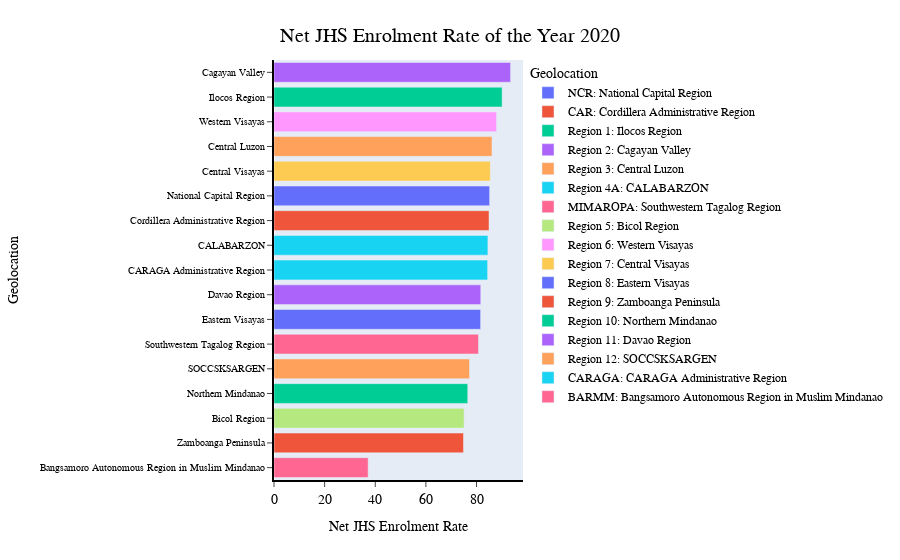
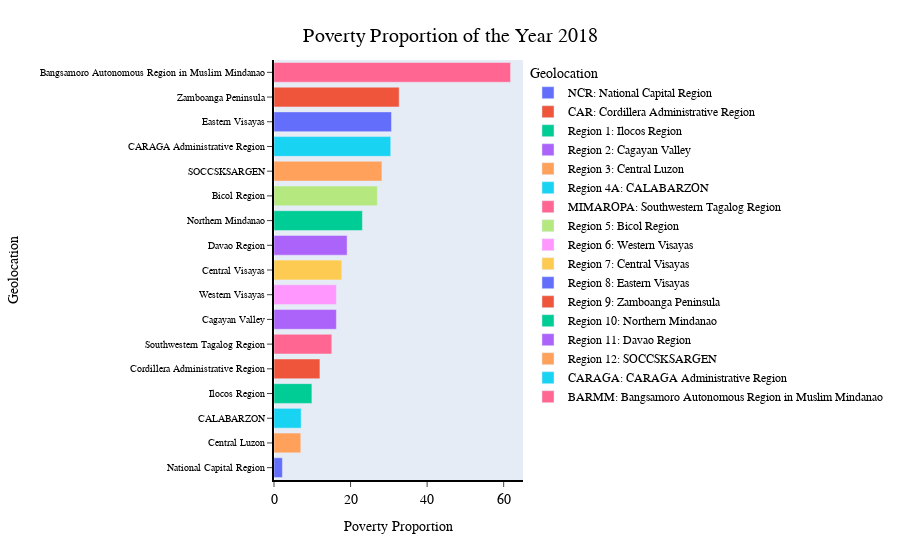

Notebook code cell kept with these figures, in order:
### Code cell
for indicator in indicators_selected:
    label = " ".join (indicator.split (' ') [1 : ])
    df_visualization = two_region [['Geolocation', 'Year', indicator]]
    df_visualization = df_visualization.dropna ()
    
    year_values = df_visualization ['Year'].unique ()
    
    df_visualization_curr = df_visualization [df_visualization ['Year'] == year_values [-1]]
    df_visualization_curr = df_visualization_curr.drop_duplicates ()
    fig = px.bar(df_visualization_curr, x = indicator, y = geolocation_values,
             labels={indicator: label}, color = 'Geolocation') 
    title = " ".join (indicator.split (' ') [1 : ]) + ' of the Year ' + str (year_values [-1])
    fig = bar_update_layout (fig, title, label)
    
    fig.show ()

### Figure 1 — Plotly figure (JSON) as saved in the notebook; plotly's stock layout.template omitted (floating-point values rounded to 4 significant figures)
{"data": [{"alignmentgroup": "True", "hovertemplate": "Geolocation=NCR: National Capital Region<br>Net JHS Enrolment Rate=%{x}<br>y=%{y}<extra></extra>", "legendgroup": "NCR: National Capital Region", "marker": {"color": "#636efa", "pattern": {"shape": ""}}, "name": "NCR: National Capital Region", "offsetgroup": "NCR: National Capital Region", "orientation": "h", "showlegend": true, "textposition": "auto", "type": "bar", "x": [85.16], "xaxis": "x", "y": [" National Capital Region"], "yaxis": "y"}, {"alignmentgroup": "True", "hovertemplate": "Geolocation=CAR: Cordillera Administrative Region<br>Net JHS Enrolment Rate=%{x}<br>y=%{y}<extra></extra>", "legendgroup": "CAR: Cordillera Administrative Region", "marker": {"color": "#EF553B", "pattern": {"shape": ""}}, "name": "CAR: Cordillera Administrative Region", "offsetgroup": "CAR: Cordillera Administrative Region", "orientation": "h", "showlegend": true, "textposition": "auto", "type": "bar", "x": [84.94], "xaxis": "x", "y": [" Cordillera Administrative Region"], "yaxis": "y"}, {"alignmentgroup": "True", "hovertemplate": "Geolocation=Region 1: Ilocos Region<br>Net JHS Enrolment Rate=%{x}<br>y=%{y}<extra></extra>", "legendgroup": "Region 1: Ilocos Region", "marker": {"color": "#00cc96", "pattern": {"shape": ""}}, "name": "Region 1: Ilocos Region", "offsetgroup": "Region 1: Ilocos Region", "orientation": "h", "showlegend": true, "textposition": "auto", "type": "bar", "x": [90.1], "xaxis": "x", "y": [" Ilocos Region"], "yaxis": "y"}, {"alignmentgroup": "True", "hovertemplate": "Geolocation=Region 2: Cagayan Valley<br>Net JHS Enrolment Rate=%{x}<br>y=%{y}<extra></extra>", "legendgroup": "Region 2: Cagayan Valley", "marker": {"color": "#ab63fa", "pattern": {"shape": ""}}, "name": "Region 2: Cagayan Valley", "offsetgroup": "Region 2: Cagayan Valley", "orientation": "h", "showlegend": true, "textposition": "auto", "type": "bar", "x": [93.44], "xaxis": "x", "y": [" Cagayan Valley"], "yaxis": "y"}, {"alignmentgroup": "True", "hovertemplate": "Geolocation=Region 3: Central Luzon<br>Net JHS Enrolment Rate=%{x}<br>y=%{y}<extra></extra>", "legendgroup": "Region 3: Central Luzon", "marker": {"color": "#FFA15A", "pattern": {"shape": ""}}, "name": "Region 3: Central Luzon", "offsetgroup": "Region 3: Central Luzon", "orientation": "h", "showlegend": true, "textposition": "auto", "type": "bar", "x": [86.09], "xaxis": "x", "y": [" Central Luzon"], "yaxis": "y"}, {"alignmentgroup": "True", "hovertemplate": "Geolocation=Region 4A: CALABARZON<br>Net JHS Enrolment Rate=%{x}<br>y=%{y}<extra></extra>", "legendgroup": "Region 4A: CALABARZON", "marker": {"color": "#19d3f3", "pattern": {"shape": ""}}, "name": "Region 4A: CALABARZON", "offsetgroup": "Region 4A: CALABARZON", "orientation": "h", "showlegend": true, "textposition": "auto", "type": "bar", "x": [84.49], "xaxis": "x", "y": [" CALABARZON"], "yaxis": "y"}, {"alignmentgroup": "True", "hovertemplate": "Geolocation=MIMAROPA: Southwestern Tagalog Region<br>Net JHS Enrolment Rate=%{x}<br>y=%{y}<extra></extra>", "legendgroup": "MIMAROPA: Southwestern Tagalog Region", "marker": {"color": "#FF6692", "pattern": {"shape": ""}}, "name": "MIMAROPA: Southwestern Tagalog Region", "offsetgroup": "MIMAROPA: Southwestern Tagalog Region", "orientation": "h", "showlegend": true, "textposition": "auto", "type": "bar", "x": [80.76], "xaxis": "x", "y": [" Southwestern Tagalog Region"], "yaxis": "y"}, {"alignmentgroup": "True", "hovertemplate": "Geolocation=Region 5: Bicol Region<br>Net JHS Enrolment Rate=%{x}<br>y=%{y}<extra></extra>", "legendgroup": "Region 5: Bicol Region", "marker": {"color": "#B6E880", "pattern": {"shape": ""}}, "name": "Region 5: Bicol Region", "offsetgroup": "Region 5: Bicol Region", "orientation": "h", "showlegend": true, "textposition": "auto", "type": "bar", "x": [75.09], "xaxis": "x", "y": [" Bicol Region"], "yaxis": "y"}, {"alignmentgroup": "True", "hovertemplate": "Geolocation=Region 6: Western Visayas<br>Net JHS Enrolment Rate=%{x}<br>y=%{y}<extra></extra>", "legendgroup": "Region 6: Western Visayas", "marker": {"color": "#FF97FF", "pattern": {"shape": ""}}, "name": "Region 6: Western Visayas", "offsetgroup": "Region 6: Western Visayas", "orientation": "h", "showlegend": true, "textposition": "auto", "type": "bar", "x": [87.91], "xaxis": "x", "y": [" Western Visayas"], "yaxis": "y"}, {"alignmentgroup": "True", "hovertemplate": "Geolocation=Region 7: Central Visayas<br>Net JHS Enrolment Rate=%{x}<br>y=%{y}<extra></extra>", "legendgroup": "Region 7: Central Visayas", "marker": {"color": "#FECB52", "pattern": {"shape": ""}}, "name": "Region 7: Central Visayas", "offsetgroup": "Region 7: Central Visayas", "orientation": "h", "showlegend": true, "textposition": "auto", "type": "bar", "x": [85.45], "xaxis": "x", "y": [" Central Visayas"], "yaxis": "y"}, {"alignmentgroup": "True", "hovertemplate": "Geolocation=Region 8: Eastern Visayas<br>Net JHS Enrolment Rate=%{x}<br>y=%{y}<extra></extra>", "legendgroup": "Region 8: Eastern Visayas", "marker": {"color": "#636efa", "pattern": {"shape": ""}}, "name": "Region 8: Eastern Visayas", "offsetgroup": "Region 8: Eastern Visayas", "orientation": "h", "showlegend": true, "textposition": "auto", "type": "bar", "x": [81.61], "xaxis": "x", "y": [" Eastern Visayas"], "yaxis": "y"}, {"alignmentgroup": "True", "hovertemplate": "Geolocation=Region 9: Zamboanga Peninsula<br>Net JHS Enrolment Rate=%{x}<br>y=%{y}<extra></extra>", "legendgroup": "Region 9: Zamboanga Peninsula", "marker": {"color": "#EF553B", "pattern": {"shape": ""}}, "name": "Region 9: Zamboanga Peninsula", "offsetgroup": "Region 9: Zamboanga Peninsula", "orientation": "h", "showlegend": true, "textposition": "auto", "type": "bar", "x": [74.84], "xaxis": "x", "y": [" Zamboanga Peninsula"], "yaxis": "y"}, {"alignmentgroup": "True", "hovertemplate": "Geolocation=Region 10: Northern Mindanao<br>Net JHS Enrolment Rate=%{x}<br>y=%{y}<extra></extra>", "legendgroup": "Region 10: Northern Mindanao", "marker": {"color": "#00cc96", "pattern": {"shape": ""}}, "name": "Region 10: Northern Mindanao", "offsetgroup": "Region 10: Northern Mindanao", "orientation": "h", "showlegend": true, "textposition": "auto", "type": "bar", "x": [76.53], "xaxis": "x", "y": [" Northern Mindanao"], "yaxis": "y"}, {"alignmentgroup": "True", "hovertemplate": "Geolocation=Region 11: Davao Region<br>Net JHS Enrolment Rate=%{x}<br>y=%{y}<extra></extra>", "legendgroup": "Region 11: Davao Region", "marker": {"color": "#ab63fa", "pattern": {"shape": ""}}, "name": "Region 11: Davao Region", "offsetgroup": "Region 11: Davao Region", "orientation": "h", "showlegend": true, "textposition": "auto", "type": "bar", "x": [81.67], "xaxis": "x", "y": [" Davao Region"], "yaxis": "y"}, {"alignmentgroup": "True", "hovertemplate": "Geolocation=Region 12: SOCCSKSARGEN<br>Net JHS Enrolment Rate=%{x}<br>y=%{y}<extra></extra>", "legendgroup": "Region 12: SOCCSKSARGEN", "marker": {"color": "#FFA15A", "pattern": {"shape": ""}}, "name": "Region 12: SOCCSKSARGEN", "offsetgroup": "Region 12: SOCCSKSARGEN", "orientation": "h", "showlegend": true, "textposition": "auto", "type": "bar", "x": [77.23], "xaxis": "x", "y": [" SOCCSKSARGEN"], "yaxis": "y"}, {"alignmentgroup": "True", "hovertemplate": "Geolocation=CARAGA: CARAGA Administrative Region<br>Net JHS Enrolment Rate=%{x}<br>y=%{y}<extra></extra>", "legendgroup": "CARAGA: CARAGA Administrative Region", "marker": {"color": "#19d3f3", "pattern": {"shape": ""}}, "name": "CARAGA: CARAGA Administrative Region", "offsetgroup": "CARAGA: CARAGA Administrative Region", "orientation": "h", "showlegend": true, "textposition": "auto", "type": "bar", "x": [84.38], "xaxis": "x", "y": [" CARAGA Administrative Region"], "yaxis": "y"}, {"alignmentgroup": "True", "hovertemplate": "Geolocation=BARMM: Bangsamoro Autonomous Region in Muslim Mindanao<br>Net JHS Enrolment Rate=%{x}<br>y=%{y}<extra></extra>", "legendgroup": "BARMM: Bangsamoro Autonomous Region in Muslim Mindanao", "marker": {"color": "#FF6692", "pattern": {"shape": ""}}, "name": "BARMM: Bangsamoro Autonomous Region in Muslim Mindanao", "offsetgroup": "BARMM: Bangsamoro Autonomous Region in Muslim Mindanao", "orientation": "h", "showlegend": true, "textposition": "auto", "type": "bar", "x": [37.19], "xaxis": "x", "y": [" Bangsamoro Autonomous Region in Muslim Mindanao"], "yaxis": "y"}], "layout": {"autosize": true, "barmode": "relative", "font": {"color": "#000000", "family": "Cambria"}, "legend": {"title": {"text": "Geolocation"}, "tracegroupgap": 0}, "margin": {"t": 60}, "plot_bgcolor": "light grey", "showlegend": true, "title": {"font": {"color": "#000000", "family": "Cambria", "size": 20}, "text": "Net JHS Enrolment Rate of the Year 2020", "x": 0.5, "y": 0.95}, "xaxis": {"anchor": "y", "domain": [0, 1], "linecolor": "#000000", "linewidth": 2, "showgrid": false, "showline": true, "showticklabels": true, "tickfont": {"color": "#000000", "family": "Cambria", "size": 14}, "ticks": "outside", "title": {"text": "Net JHS Enrolment Rate"}}, "yaxis": {"anchor": "x", "categoryorder": "total ascending", "domain": [0, 1], "linecolor": "#000000", "linewidth": 2, "showgrid": false, "showline": true, "showticklabels": true, "tickfont": {"color": "#000000", "family": "Cambria", "size": 10}, "ticks": "outside", "title": {"text": "Geolocation"}}}}

### Figure 2 — Plotly figure (JSON) as saved in the notebook; plotly's stock layout.template omitted (floating-point values rounded to 4 significant figures)
{"data": [{"alignmentgroup": "True", "hovertemplate": "Geolocation=NCR: National Capital Region<br>Poverty Proportion=%{x}<br>y=%{y}<extra></extra>", "legendgroup": "NCR: National Capital Region", "marker": {"color": "#636efa", "pattern": {"shape": ""}}, "name": "NCR: National Capital Region", "offsetgroup": "NCR: National Capital Region", "orientation": "h", "showlegend": true, "textposition": "auto", "type": "bar", "x": [2.2], "xaxis": "x", "y": [" National Capital Region"], "yaxis": "y"}, {"alignmentgroup": "True", "hovertemplate": "Geolocation=CAR: Cordillera Administrative Region<br>Poverty Proportion=%{x}<br>y=%{y}<extra></extra>", "legendgroup": "CAR: Cordillera Administrative Region", "marker": {"color": "#EF553B", "pattern": {"shape": ""}}, "name": "CAR: Cordillera Administrative Region", "offsetgroup": "CAR: Cordillera Administrative Region", "orientation": "h", "showlegend": true, "textposition": "auto", "type": "bar", "x": [12], "xaxis": "x", "y": [" Cordillera Administrative Region"], "yaxis": "y"}, {"alignmentgroup": "True", "hovertemplate": "Geolocation=Region 1: Ilocos Region<br>Poverty Proportion=%{x}<br>y=%{y}<extra></extra>", "legendgroup": "Region 1: Ilocos Region", "marker": {"color": "#00cc96", "pattern": {"shape": ""}}, "name": "Region 1: Ilocos Region", "offsetgroup": "Region 1: Ilocos Region", "orientation": "h", "showlegend": true, "textposition": "auto", "type": "bar", "x": [9.9], "xaxis": "x", "y": [" Ilocos Region"], "yaxis": "y"}, {"alignmentgroup": "True", "hovertemplate": "Geolocation=Region 2: Cagayan Valley<br>Poverty Proportion=%{x}<br>y=%{y}<extra></extra>", "legendgroup": "Region 2: Cagayan Valley", "marker": {"color": "#ab63fa", "pattern": {"shape": ""}}, "name": "Region 2: Cagayan Valley", "offsetgroup": "Region 2: Cagayan Valley", "orientation": "h", "showlegend": true, "textposition": "auto", "type": "bar", "x": [16.3], "xaxis": "x", "y": [" Cagayan Valley"], "yaxis": "y"}, {"alignmentgroup": "True", "hovertemplate": "Geolocation=Region 3: Central Luzon<br>Poverty Proportion=%{x}<br>y=%{y}<extra></extra>", "legendgroup": "Region 3: Central Luzon", "marker": {"color": "#FFA15A", "pattern": {"shape": ""}}, "name": "Region 3: Central Luzon", "offsetgroup": "Region 3: Central Luzon", "orientation": "h", "showlegend": true, "textposition": "auto", "type": "bar", "x": [7], "xaxis": "x", "y": [" Central Luzon"], "yaxis": "y"}, {"alignmentgroup": "True", "hovertemplate": "Geolocation=Region 4A: CALABARZON<br>Poverty Proportion=%{x}<br>y=%{y}<extra></extra>", "legendgroup": "Region 4A: CALABARZON", "marker": {"color": "#19d3f3", "pattern": {"shape": ""}}, "name": "Region 4A: CALABARZON", "offsetgroup": "Region 4A: CALABARZON", "orientation": "h", "showlegend": true, "textposition": "auto", "type": "bar", "x": [7.1], "xaxis": "x", "y": [" CALABARZON"], "yaxis": "y"}, {"alignmentgroup": "True", "hovertemplate": "Geolocation=MIMAROPA: Southwestern Tagalog Region<br>Poverty Proportion=%{x}<br>y=%{y}<extra></extra>", "legendgroup": "MIMAROPA: Southwestern Tagalog Region", "marker": {"color": "#FF6692", "pattern": {"shape": ""}}, "name": "MIMAROPA: Southwestern Tagalog Region", "offsetgroup": "MIMAROPA: Southwestern Tagalog Region", "orientation": "h", "showlegend": true, "textposition": "auto", "type": "bar", "x": [15.1], "xaxis": "x", "y": [" Southwestern Tagalog Region"], "yaxis": "y"}, {"alignmentgroup": "True", "hovertemplate": "Geolocation=Region 5: Bicol Region<br>Poverty Proportion=%{x}<br>y=%{y}<extra></extra>", "legendgroup": "Region 5: Bicol Region", "marker": {"color": "#B6E880", "pattern": {"shape": ""}}, "name": "Region 5: Bicol Region", "offsetgroup": "Region 5: Bicol Region", "orientation": "h", "showlegend": true, "textposition": "auto", "type": "bar", "x": [27], "xaxis": "x", "y": [" Bicol Region"], "yaxis": "y"}, {"alignmentgroup": "True", "hovertemplate": "Geolocation=Region 6: Western Visayas<br>Poverty Proportion=%{x}<br>y=%{y}<extra></extra>", "legendgroup": "Region 6: Western Visayas", "marker": {"color": "#FF97FF", "pattern": {"shape": ""}}, "name": "Region 6: Western Visayas", "offsetgroup": "Region 6: Western Visayas", "orientation": "h", "showlegend": true, "textposition": "auto", "type": "bar", "x": [16.3], "xaxis": "x", "y": [" Western Visayas"], "yaxis": "y"}, {"alignmentgroup": "True", "hovertemplate": "Geolocation=Region 7: Central Visayas<br>Poverty Proportion=%{x}<br>y=%{y}<extra></extra>", "legendgroup": "Region 7: Central Visayas", "marker": {"color": "#FECB52", "pattern": {"shape": ""}}, "name": "Region 7: Central Visayas", "offsetgroup": "Region 7: Central Visayas", "orientation": "h", "showlegend": true, "textposition": "auto", "type": "bar", "x": [17.7], "xaxis": "x", "y": [" Central Visayas"], "yaxis": "y"}, {"alignmentgroup": "True", "hovertemplate": "Geolocation=Region 8: Eastern Visayas<br>Poverty Proportion=%{x}<br>y=%{y}<extra></extra>", "legendgroup": "Region 8: Eastern Visayas", "marker": {"color": "#636efa", "pattern": {"shape": ""}}, "name": "Region 8: Eastern Visayas", "offsetgroup": "Region 8: Eastern Visayas", "orientation": "h", "showlegend": true, "textposition": "auto", "type": "bar", "x": [30.7], "xaxis": "x", "y": [" Eastern Visayas"], "yaxis": "y"}, {"alignmentgroup": "True", "hovertemplate": "Geolocation=Region 9: Zamboanga Peninsula<br>Poverty Proportion=%{x}<br>y=%{y}<extra></extra>", "legendgroup": "Region 9: Zamboanga Peninsula", "marker": {"color": "#EF553B", "pattern": {"shape": ""}}, "name": "Region 9: Zamboanga Peninsula", "offsetgroup": "Region 9: Zamboanga Peninsula", "orientation": "h", "showlegend": true, "textposition": "auto", "type": "bar", "x": [32.7], "xaxis": "x", "y": [" Zamboanga Peninsula"], "yaxis": "y"}, {"alignmentgroup": "True", "hovertemplate": "Geolocation=Region 10: Northern Mindanao<br>Poverty Proportion=%{x}<br>y=%{y}<extra></extra>", "legendgroup": "Region 10: Northern Mindanao", "marker": {"color": "#00cc96", "pattern": {"shape": ""}}, "name": "Region 10: Northern Mindanao", "offsetgroup": "Region 10: Northern Mindanao", "orientation": "h", "showlegend": true, "textposition": "auto", "type": "bar", "x": [23.1], "xaxis": "x", "y": [" Northern Mindanao"], "yaxis": "y"}, {"alignmentgroup": "True", "hovertemplate": "Geolocation=Region 11: Davao Region<br>Poverty Proportion=%{x}<br>y=%{y}<extra></extra>", "legendgroup": "Region 11: Davao Region", "marker": {"color": "#ab63fa", "pattern": {"shape": ""}}, "name": "Region 11: Davao Region", "offsetgroup": "Region 11: Davao Region", "orientation": "h", "showlegend": true, "textposition": "auto", "type": "bar", "x": [19.1], "xaxis": "x", "y": [" Davao Region"], "yaxis": "y"}, {"alignmentgroup": "True", "hovertemplate": "Geolocation=Region 12: SOCCSKSARGEN<br>Poverty Proportion=%{x}<br>y=%{y}<extra></extra>", "legendgroup": "Region 12: SOCCSKSARGEN", "marker": {"color": "#FFA15A", "pattern": {"shape": ""}}, "name": "Region 12: SOCCSKSARGEN", "offsetgroup": "Region 12: SOCCSKSARGEN", "orientation": "h", "showlegend": true, "textposition": "auto", "type": "bar", "x": [28.2], "xaxis": "x", "y": [" SOCCSKSARGEN"], "yaxis": "y"}, {"alignmentgroup": "True", "hovertemplate": "Geolocation=CARAGA: CARAGA Administrative Region<br>Poverty Proportion=%{x}<br>y=%{y}<extra></extra>", "legendgroup": "CARAGA: CARAGA Administrative Region", "marker": {"color": "#19d3f3", "pattern": {"shape": ""}}, "name": "CARAGA: CARAGA Administrative Region", "offsetgroup": "CARAGA: CARAGA Administrative Region", "orientation": "h", "showlegend": true, "textposition": "auto", "type": "bar", "x": [30.5], "xaxis": "x", "y": [" CARAGA Administrative Region"], "yaxis": "y"}, {"alignmentgroup": "True", "hovertemplate": "Geolocation=BARMM: Bangsamoro Autonomous Region in Muslim Mindanao<br>Poverty Proportion=%{x}<br>y=%{y}<extra></extra>", "legendgroup": "BARMM: Bangsamoro Autonomous Region in Muslim Mindanao", "marker": {"color": "#FF6692", "pattern": {"shape": ""}}, "name": "BARMM: Bangsamoro Autonomous Region in Muslim Mindanao", "offsetgroup": "BARMM: Bangsamoro Autonomous Region in Muslim Mindanao", "orientation": "h", "showlegend": true, "textposition": "auto", "type": "bar", "x": [61.8], "xaxis": "x", "y": [" Bangsamoro Autonomous Region in Muslim Mindanao"], "yaxis": "y"}], "layout": {"autosize": true, "barmode": "relative", "font": {"color": "#000000", "family": "Cambria"}, "legend": {"title": {"text": "Geolocation"}, "tracegroupgap": 0}, "margin": {"t": 60}, "plot_bgcolor": "light grey", "showlegend": true, "title": {"font": {"color": "#000000", "family": "Cambria", "size": 20}, "text": "Poverty Proportion of the Year 2018", "x": 0.5, "y": 0.95}, "xaxis": {"anchor": "y", "domain": [0, 1], "linecolor": "#000000", "linewidth": 2, "showgrid": false, "showline": true, "showticklabels": true, "tickfont": {"color": "#000000", "family": "Cambria", "size": 14}, "ticks": "outside", "title": {"text": "Poverty Proportion"}}, "yaxis": {"anchor": "x", "categoryorder": "total ascending", "domain": [0, 1], "linecolor": "#000000", "linewidth": 2, "showgrid": false, "showline": true, "showticklabels": true, "tickfont": {"color": "#000000", "family": "Cambria", "size": 10}, "ticks": "outside", "title": {"text": "Geolocation"}}}}
